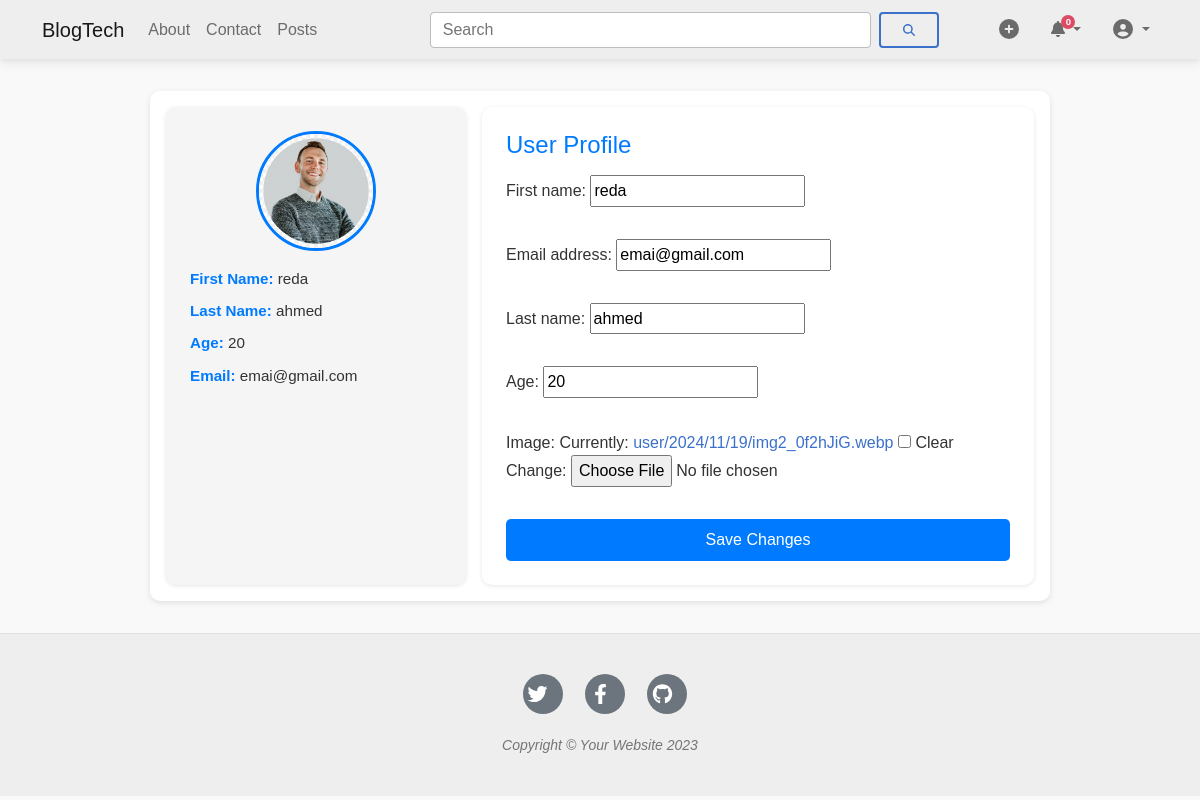
/account/edite_profile/ (signed in), run on the app's committed database.
### account/models.py (models this page shows, shortened)
class Profile(models.Model):
    user = models.OneToOneField(settings.AUTH_USER_MODEL , on_delete=models.CASCADE)
    age = models.IntegerField(blank=True , null=True)
    image = models.ImageField(upload_to="user/%Y/%m/%d" , blank=True)

### account/views.py (the view)
# urls.py: path('edite_profile/' , edit_profile , name="edite_profile"),
@login_required
def edit_profile(request):
    if request.method == "POST":
        user_form = UserEditForm(instance=request.user, data=request.POST)
        profile_form = ProfileEditForm(instance=request.user.profile , data=request.POST , files=request.FILES)
        if user_form.is_valid() and profile_form.is_valid():
            user_form.save()
            profile_form.save()
            messages.success(request , "the profile updated successfully")
        else:
            messages.error(request,"the updated error ")
    else:
        user_form = UserEditForm(instance=request.user)
        profile_form = ProfileEditForm(instance=request.user.profile)
    return render(request , "profile.html", {'user_form':user_form , 'profile_form':profile_form})

### account/forms.py (shortened to what this page needs)
class UserEditForm(forms.ModelForm):
    class Meta:
        model = User
        fields = ['first_name' , 'email' , 'last_name']

class ProfileEditForm(forms.ModelForm):
    class Meta:
        model = Profile
        fields = ['age' , 'image']

### blog/context_processors.py (called while the page is built)
def notifications_count(request):
    if isinstance(request.user, AnonymousUser):
        return {'unread_notifications_count': 0}
    unread_notifications = request.user.notifications.filter(is_read=False).count()
    return {'unread_notifications_count': unread_notifications}

### account/templates/profile.html (shortened to what this page needs)
{% extends "base.html" %}
{% load static %}
{% block content %}
<div class="box">
    <div class="profile-container">
        <div class="profile-display">
            <div class="display-image">
                <img src="{{ profile_form.instance.image.url }}" alt="User Image" id="user-image">
            </div>
            <div class="display-info">
                <p><strong>First Name:</strong> <span id="display-first-name">{{ user_form.first_name.value }}</span></p>
                <p><strong>Last Name:</strong> <span id="display-last-name">{{ user_form.last_name.value }}</span></p>
                <p><strong>Age:</strong> <span id="display-age">{{ profile_form.age.value }}</span></p>
                <p><strong>Email:</strong> <span id="display-email">{{ user_form.email.value }}</span></p>
            </div>
        </div>
        <div class="profile-edit">
            <h2> User Profile </h2>
            <form method="post" enctype="multipart/form-data" class="edit-form">
                {{ user_form.as_p }}
                {{ profile_form.as_p }}
                <button type="submit" class="save-button" value="save change">Save Changes</button>
            </form>
        </div>
    </div>
</div>
{% endblock content%}

### account/templates/profile.html (style rules this page uses)
body { font-family: Arial, sans-serif; margin: 0; padding: 0; background-color: #f9f9f9; color: #333; }
.box { max-width: 900px; margin: 2rem auto; padding: 1rem; background-color: #ffffff; border-radius: 10px; box-shadow: 0 2px 6px rgba(0, 0, 0, 0.1); }
.profile-container { display: flex; flex-wrap: wrap; justify-content: space-between; gap: 1rem; }
.profile-display { flex: 1; min-width: 280px; background-color: #f5f5f5; padding: 1.5rem; border-radius: 10px; box-shadow: 0 1px 4px rgba(0, 0, 0, 0.1); }
.profile-display .display-image { text-align: center; margin-bottom: 1rem; }
.profile-display .display-image img { width: 120px; height: 120px; border-radius: 50%; object-fit: cover; border: 3px solid #007bff; }
.profile-display .display-info p { font-size: 0.95rem; margin: 0.5rem 0; }
.profile-display .display-info strong { color: #007bff; }
.profile-edit { flex: 2; min-width: 300px; background-color: #ffffff; padding: 1.5rem; border-radius: 10px; box-shadow: 0 1px 4px rgba(0, 0, 0, 0.1); }
.profile-edit h2 { font-size: 1.5rem; margin-bottom: 1rem; color: #007bff; }
.profile-edit .edit-form { display: flex; flex-direction: column; gap: 1rem; }
.profile-edit .save-button { background-color: #007bff; color: #ffffff; padding: 0.5rem 1rem; font-size: 1rem; border: none; border-radius: 5px; cursor: pointer; transition: background-color 0.3s ease; }

### data on the page
Profile: instance.image (picture), age "20"

### other printed values
{{ unread_notifications_count }} "0"
{{ user_form.first_name.value }} "reda"
{{ user_form.last_name.value }} "ahmed"
{{ profile_form.age.value }} "20"
{{ user_form.email.value }} "emai@gmail.com"
